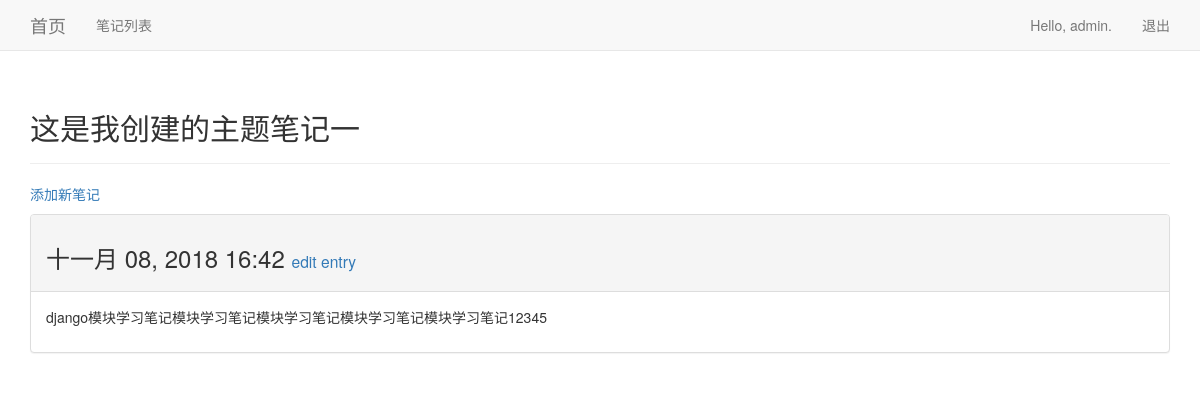
The app's page /polls/1/ (signed in), older data.
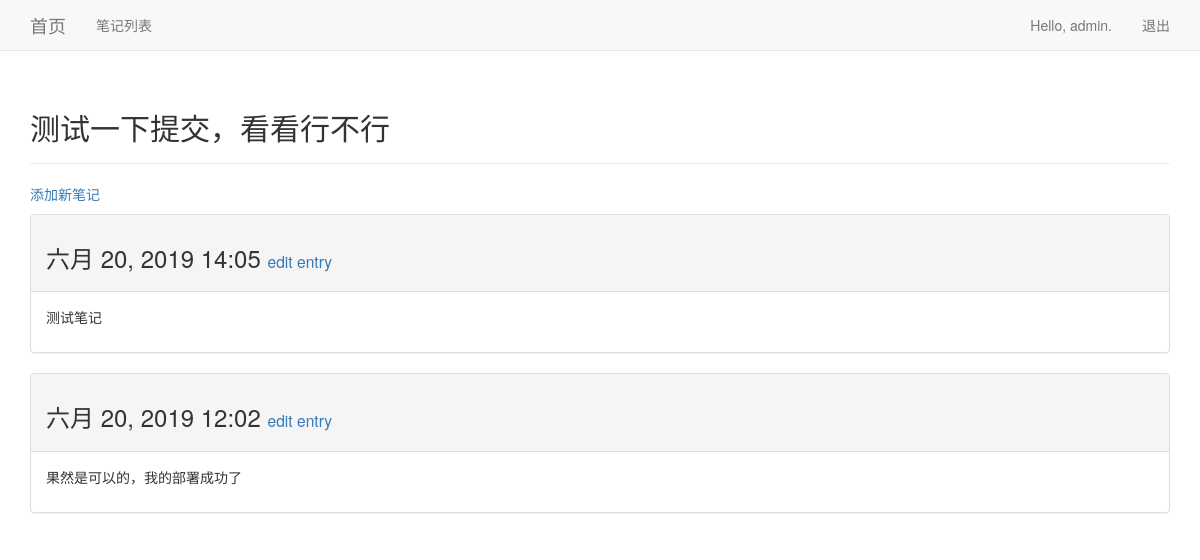
The same page, newer data.
### polls/models.py (models this page shows, shortened)
class Topic(models.Model):
	text = models.CharField('主题', max_length=200)
	date_added = models.DateTimeField('发布时间', auto_now_add=True)
	owner = models.ForeignKey(User, on_delete=models.CASCADE)
	class Meta:
		ordering = ['text']
		verbose_name_plural = "主题"
	def __str__(self):
		return self.text

class Entry(models.Model):
	topic = models.ForeignKey(
		Topic,
		on_delete=models.CASCADE,
		verbose_name = '主题'
		)
	text = models.TextField('具体知识')
	date_added = models.DateTimeField('发布日期',auto_now_add=True)
	class Meta:
		ordering = ['text']
		verbose_name_plural = "具体知识"

### polls/views.py (the view)
# urls.py: path('<int:topic_id>/', views.topic, name='topic'),
@login_required
def topic(request, topic_id):
	topic = Topic.objects.get(id=topic_id)
	if topic.owner != request.user:
		raise Http404
	entries = topic.entry_set.order_by('-date_added')
	context = {'topic':topic, 'entries':entries}
	return render(request, 'polls/topic.html', context)

### polls/templates/polls/topic.html
{% extends 'polls/base.html' %}
{% block header %}
<h2>{{ topic }}</h2>
{% endblock header %}
{% block content %}
<p>
<a href="{% url 'polls:new_entry' topic.id %}">添加新笔记</a>
</p>
{% for entry in entries %}
<div class="panel panel-default">
<div class="panel-heading">
<h3>
{{ entry.date_added|date:'M d, Y H:i' }}
<small>
<a href="{% url 'polls:edit_entry' entry.id %}">
edit entry</a>
</small>
</h3>
</div>
<div class="panel-body">
{{ entry.text|linebreaks }}
</div>
</div>
{% empty %}
There are no entries for this topic yet.
{% endfor %}
{% endblock content %}

### polls/templates/polls/base.html (shortened to what this page needs)
{% load bootstrap3 %}
<!DOCTYPE html>
<html lang="en">
<head>
{% bootstrap_css %}
</head>
<body>
<nav class="navbar navbar-default navbar-static-top">
<div class="container">
<div class="navbar-header">
<a class="navbar-brand" href="{% url 'polls:index' %}">首页</a>
</div>
<div id="navbar" class="navbar-collapse collapse">
<ul class="nav navbar-nav">
<li><a href="{% url 'polls:topics' %}">笔记列表</a></li>
</ul>
<ul class="nav navbar-nav navbar-right">
{% if user.is_authenticated %}
<li><a>Hello, {{ user.username }}.</a></li>
<li><a href="{% url 'users:logout' %}">退出</a></li>
{% else %}
<li><a href="{% url 'users:register' %}">注册</a></li>
<li><a href="{% url 'users:login' %}">登陆</a></li>
{% endif %}
</ul>
</div>
</div>
</nav>
<div class="container">
	<div class="page-header">{% block header %}{% endblock header %}</div>
	<div>{% block content %}{% endblock content %}</div>
</div>
</body>
</html>

Row changes from the older to the newer data that the page shows:
removed Entry: date_added "十一月 08, 2018 16:42", text "django模块学习笔记模块学习笔记模块学习笔记模块学习笔记模块学习笔记12345"
changed Topic: text "这是我创建的主题笔记一" → "测试一下提交，看看行不行"
now on this page (row edited): Entry: date_added "六月 20, 2019 14:05", text "测试笔记"
added Entry: date_added "六月 20, 2019 12:02", text "果然是可以的，我的部署成功了"
